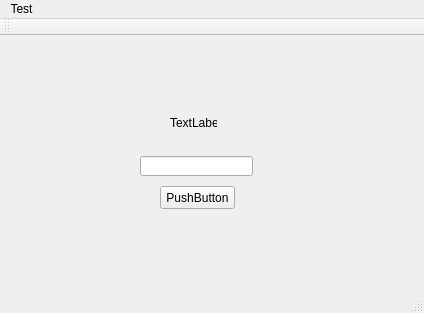
<?xml version="1.0" encoding="UTF-8"?>
<ui version="4.0">
 <class>MainWindow</class>
 <widget class="QMainWindow" name="MainWindow">
  <property name="geometry">
   <rect>
    <x>0</x>
    <y>0</y>
    <width>424</width>
    <height>313</height>
   </rect>
  </property>
  <property name="windowTitle">
   <string>MainWindow</string>
  </property>
  <widget class="QWidget" name="centralWidget">
   <widget class="QLabel" name="label">
    <property name="geometry">
     <rect>
      <x>170</x>
      <y>80</y>
      <width>47</width>
      <height>13</height>
     </rect>
    </property>
    <property name="text">
     <string>TextLabel</string>
    </property>
   </widget>
   <widget class="QLineEdit" name="lineEdit">
    <property name="geometry">
     <rect>
      <x>140</x>
      <y>120</y>
      <width>113</width>
      <height>20</height>
     </rect>
    </property>
   </widget>
   <widget class="QPushButton" name="pushButton">
    <property name="geometry">
     <rect>
      <x>160</x>
      <y>150</y>
      <width>75</width>
      <height>23</height>
     </rect>
    </property>
    <property name="text">
     <string>PushButton</string>
    </property>
   </widget>
  </widget>
  <widget class="QToolBar" name="mainToolBar">
   <attribute name="toolBarArea">
    <enum>TopToolBarArea</enum>
   </attribute>
   <attribute name="toolBarBreak">
    <bool>false</bool>
   </attribute>
  </widget>
  <widget class="QStatusBar" name="statusBar"/>
  <widget class="QMenuBar" name="menuBar">
   <property name="geometry">
    <rect>
     <x>0</x>
     <y>0</y>
     <width>424</width>
     <height>21</height>
    </rect>
   </property>
   <widget class="QMenu" name="menuTest">
    <property name="title">
     <string>Test</string>
    </property>
    <addaction name="actiontst"/>
   </widget>
   <addaction name="menuTest"/>
  </widget>
  <action name="actiontst">
   <property name="text">
    <string>tst</string>
   </property>
  </action>
 </widget>
 <layoutdefault spacing="6" margin="11"/>
 <resources/>
 <connections/>
</ui>
